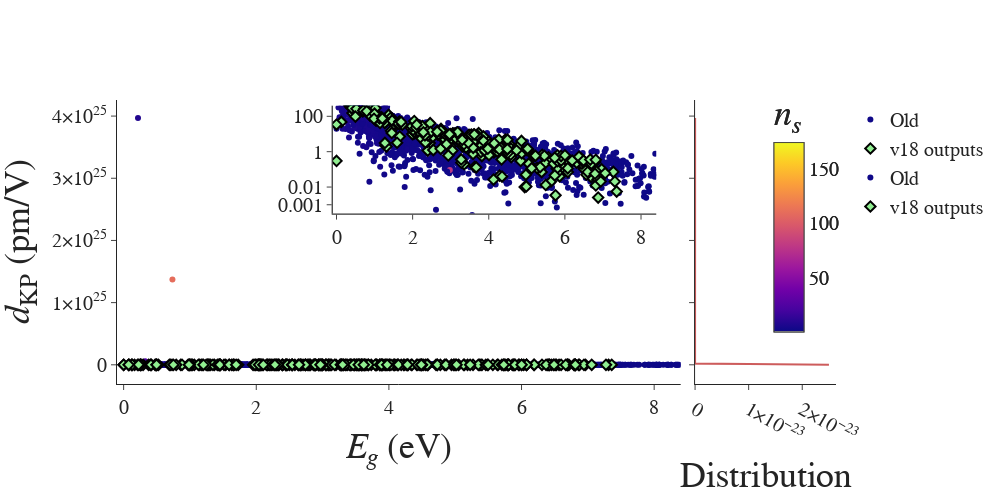

The cell this chart's notebook holds for it:
### Markdown cell above
# Visualize successfully computed

### Code cell
# dKP-Eg-(ns)-KDE with log-lin inset


# ==============================================================================================================================
fig = make_subplots(rows=1, cols=2, shared_yaxes=True, horizontal_spacing=0.02, column_widths=[0.8,0.2])

# ROW 1 COL 1 =================================================================================================================
fig.add_trace(go.Scatter(x=df_outputs[df_outputs['origin']!=str_origin]['src_bandgap'],
                         y=df_outputs[df_outputs['origin']!=str_origin]['dKP'],
                         mode='markers',
                         marker = dict(color = df_outputs[df_outputs['origin']!=str_origin]['n'],
                                       showscale=True,
                                       colorbar = dict(title = '<i>n<sub>s</sub></i>', 
                                                       title_font_size = 36,
                                                       orientation = 'v',
                                                    #    tickvals=[1,2,3,4,5,6],
                                                       x = 0.9,
                                                       y=0.6, 
                                                       len = 0.9),
                                       colorscale = 'plasma', 
                                       ),
                         showlegend=True,
                         name=f'Old',
                         text=[mpid for mpid in df_outputs[df_outputs['origin']!=str_origin].index.values]
                         ))

fig.add_trace(go.Scatter(x=df_outputs[df_outputs['origin']==str_origin]['src_bandgap'],
                         y=df_outputs[df_outputs['origin']==str_origin]['dKP'],
                         mode='markers',
                         marker = dict(symbol='diamond',
                                       size=8,
                                       color = 'lightgreen',
                                       showscale=False,
                                    #    colorbar = dict(title = '<i>n<sub>s</sub></i>', 
                                    #                    title_font_size = 24,
                                    #                    title_side = 'top',
                                    #                    orientation = 'h',
                                    #                    tickvals=[1,2,3,4,5,6],
                                    #                    x = 0.75,
                                    #                    y=0.75, 
                                    #                    len = 0.4),
                                    #    colorscale = ['lightgray','orange','aqua','lightgreen','white','pink'],
                                       line=dict(width=2, color="black")
                                       ),
                         showlegend=True,
                         name=f'v{cur_v-1} outputs',
                         text=[mpid for mpid in df_outputs[df_outputs['origin']==str_origin].index.values]
                         ))


# AXES
fig.update_xaxes(title = '<i>E<sub>g</sub></i> (eV)',
                 title_font_size=36,
                 range = [-0.1, 8.4],
                 row=1, col=1)
fig.update_yaxes(title = '<i>d</i><sub>KP</sub> (pm/V)',
                 title_font_size=36)


fig.update_layout(font={'family':'Arial', 'size': 20},
                 )

# ROW 1 COL 2 =================================================================================================================
density = gaussian_kde(np.reshape(df_outputs['dKP'].values, (1,len(df_outputs))))
density.covariance_factor = lambda : .02 #Smoothing parameter
density._compute_covariance()

x_vals = np.linspace(min(df_outputs['dKP'].values),
                     max(df_outputs['dKP'].values),
                     200) # Specifying the limits of our data
kde_dist = density(x_vals)

fig.add_trace(go.Scatter(x=kde_dist, 
                         y=x_vals, 
                         mode='lines', 
                         marker_color='indianred',
                         fill='tozerox',
                         showlegend=False),
              row=1, col=2)

fig.update_xaxes(title = 'Distribution',
                 title_font_size=36,
                 row=1, col=2)
fig.update_yaxes(title = '', row=1, col=2)

# INSET =======================================================================================================================
inset = copy.deepcopy(fig.data[0])
inset.xaxis = 'x3'
inset.yaxis = 'y3'

inset_candidates_v1 = copy.deepcopy(fig.data[1])
inset_candidates_v1.xaxis = 'x3'
inset_candidates_v1.yaxis = 'y3'
inset


fig.update_layout(
    xaxis3=dict(domain      = [0.30, 0.75],
                anchor      = 'y3',
                range       = [-0.1, 8.4],
                linecolor   = 'black'
               ),
    yaxis3=dict(domain      = [0.60, 0.98],
                anchor      = 'x3',
                range       = [-3.5, 2.6],
                type        = 'log',
                tickvals    = [0.001, 0.01, 1, 100],
                linecolor   = 'black'
    ))

fig.add_trace(inset)
fig.add_trace(inset_candidates_v1)

fig.update_xaxes(showspikes=True, spikecolor="gray", spikethickness=2, spikesnap="cursor", spikemode="across")
fig.update_yaxes(showspikes=True, spikecolor="gray", spikethickness=2, spikesnap="cursor", spikemode='across')
fig.update_layout(hoverdistance=5)

# THEME OF GRAPH
fig.update_layout(template='simple_white')

fig.update_layout(
    width=1000,
    height=500
)

fig.show()

name_fig = "dKP-Eg_KDE_cur_res"
if not Path(f'../figures/pdf/{name_fig}.pdf').exists():
    fig.write_image(f'../figures/pdf/{name_fig}.pdf')
    fig.write_image(f'../figures/svg/{name_fig}.svg')
    fig.write_image(f'../figures/png/{name_fig}.png', scale=10)

### Figure 1 — Plotly figure (JSON) as saved in the notebook; plotly's stock layout.template omitted (floating-point values rounded to 4 significant figures; data arrays with more than 128 entries replaced by an {"elided": "..."} marker saying what was removed)
{"data": [{"marker": {"color": {"elided": "2456 float values"}, "colorbar": {"len": 0.9, "orientation": "v", "title": {"font": {"size": 36}, "text": "<i>n<sub>s</sub></i>"}, "x": 0.9, "y": 0.6}, "colorscale": [[0, "#0d0887"], [0.1111, "#46039f"], [0.2222, "#7201a8"], [0.3333, "#9c179e"], [0.4444, "#bd3786"], [0.5556, "#d8576b"], [0.6667, "#ed7953"], [0.7778, "#fb9f3a"], [0.8889, "#fdca26"], [1, "#f0f921"]], "showscale": true}, "mode": "markers", "name": "Old", "showlegend": true, "text": {"elided": "2456 str values"}, "type": "scatter", "x": {"elided": "2456 float values"}, "y": {"elided": "2456 float values"}}, {"marker": {"color": "lightgreen", "line": {"color": "black", "width": 2}, "showscale": false, "size": 8, "symbol": "diamond"}, "mode": "markers", "name": "v18 outputs", "showlegend": true, "text": {"elided": "320 str values"}, "type": "scatter", "x": {"elided": "320 float values"}, "y": {"elided": "320 float values"}}, {"fill": "tozerox", "marker": {"color": "indianred"}, "mode": "lines", "showlegend": false, "type": "scatter", "x": {"elided": "200 float values"}, "xaxis": "x2", "y": {"elided": "200 float values"}, "yaxis": "y2"}, {"marker": {"color": {"elided": "2456 float values"}, "colorbar": {"len": 0.9, "orientation": "v", "title": {"font": {"size": 36}, "text": "<i>n<sub>s</sub></i>"}, "x": 0.9, "y": 0.6}, "colorscale": [[0, "#0d0887"], [0.1111, "#46039f"], [0.2222, "#7201a8"], [0.3333, "#9c179e"], [0.4444, "#bd3786"], [0.5556, "#d8576b"], [0.6667, "#ed7953"], [0.7778, "#fb9f3a"], [0.8889, "#fdca26"], [1, "#f0f921"]], "showscale": true}, "mode": "markers", "name": "Old", "showlegend": true, "text": {"elided": "2456 str values"}, "type": "scatter", "x": {"elided": "2456 float values"}, "xaxis": "x3", "y": {"elided": "2456 float values"}, "yaxis": "y3"}, {"marker": {"color": "lightgreen", "line": {"color": "black", "width": 2}, "showscale": false, "size": 8, "symbol": "diamond"}, "mode": "markers", "name": "v18 outputs", "showlegend": true, "text": {"elided": "320 str values"}, "type": "scatter", "x": {"elided": "320 float values"}, "xaxis": "x3", "y": {"elided": "320 float values"}, "yaxis": "y3"}], "layout": {"font": {"family": "Arial", "size": 20}, "height": 500, "hoverdistance": 5, "width": 1000, "xaxis": {"anchor": "y", "domain": [0, 0.784], "range": [-0.1, 8.4], "showspikes": true, "spikecolor": "gray", "spikemode": "across", "spikesnap": "cursor", "spikethickness": 2, "title": {"font": {"size": 36}, "text": "<i>E<sub>g</sub></i> (eV)"}}, "xaxis2": {"anchor": "y2", "domain": [0.804, 1], "showspikes": true, "spikecolor": "gray", "spikemode": "across", "spikesnap": "cursor", "spikethickness": 2, "title": {"font": {"size": 36}, "text": "Distribution"}}, "xaxis3": {"anchor": "y3", "domain": [0.3, 0.75], "linecolor": "black", "range": [-0.1, 8.4], "showspikes": true, "spikecolor": "gray", "spikemode": "across", "spikesnap": "cursor", "spikethickness": 2}, "yaxis": {"anchor": "x", "domain": [0, 1], "showspikes": true, "spikecolor": "gray", "spikemode": "across", "spikesnap": "cursor", "spikethickness": 2, "title": {"font": {"size": 36}, "text": "<i>d</i><sub>KP</sub> (pm/V)"}}, "yaxis2": {"anchor": "x2", "domain": [0, 1], "matches": "y", "showspikes": true, "showticklabels": false, "spikecolor": "gray", "spikemode": "across", "spikesnap": "cursor", "spikethickness": 2, "title": {"text": ""}}, "yaxis3": {"anchor": "x3", "domain": [0.6, 0.98], "linecolor": "black", "range": [-3.5, 2.6], "showspikes": true, "spikecolor": "gray", "spikemode": "across", "spikesnap": "cursor", "spikethickness": 2, "tickvals": [0.001, 0.01, 1, 100], "type": "log"}}}
